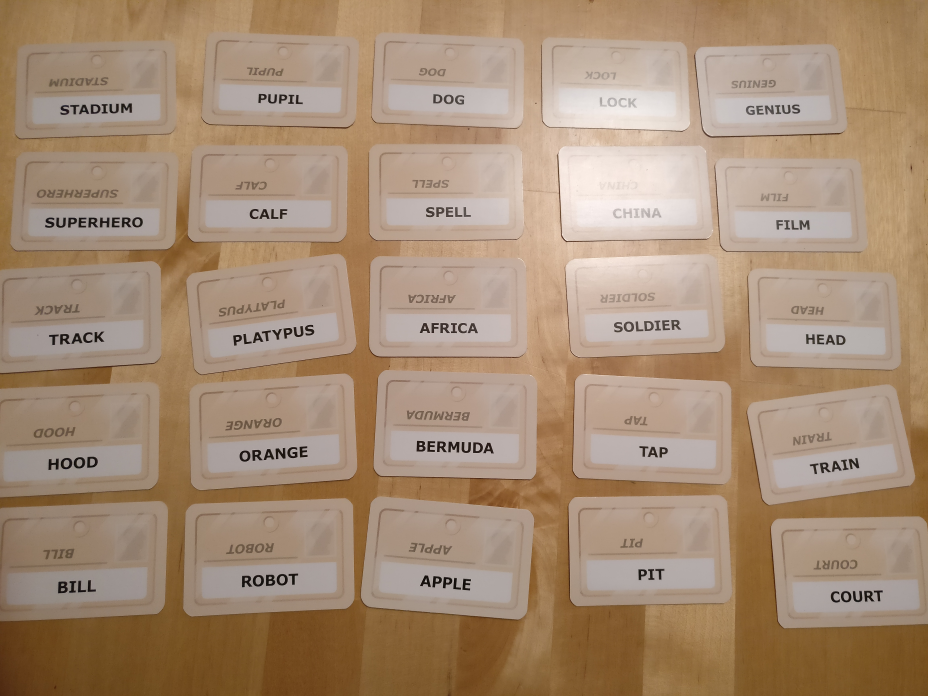
#> input picture examples/board/example1.jpg, 4640 x 3480 px (shown at 1/5 size); its folder holds only this picture in this run
$ python bench.py
#> lines starting #> are read from the running program, lines starting #| are printed output that depends on the picture; after the words box and inside, x2 and y2 are one past the last pixel; in counts of white or black regions, pixels touching at a corner belong together
### boardRecognizer.py
from __future__ import print_function
import os, sys, time
from PIL import Image, ImageFilter, ImageEnhance
import tesserocr


def resize(im, max_width, max_height):
  im = im.resize((max_width, max_height), Image.LANCZOS)
  return im


def find_edges(im):
  im_edges = im.filter(ImageFilter.FIND_EDGES)
  im_edges = im_edges.filter(ImageFilter.GaussianBlur)
  im_edges = im_edges.filter(ImageFilter.GaussianBlur)
  im_edges = im_edges.filter(ImageFilter.GaussianBlur)
  im_edges = im_edges.filter(ImageFilter.GaussianBlur)
  im_edges = im_edges.filter(ImageFilter.GaussianBlur)
  im_edges = im_edges.convert('L')
  return im_edges.point(lambda x: 0 if x <= 10 else 255, '1')


def bfs_segmentation(im_edges, minimumArea):
  # im_edges.show()
  # Do DFS from each white pixel to find regions of white pixels
  width, height = im_edges.size
  visited = [[False] * height for _ in range(width)]

  DX = [1, 0, -1, 0]
  DY = [0, 1, 0, -1]
  data = im_edges.getdata(0)
  for x in range(width):
    for y in range(height):
      if visited[x][y]:
        continue
      if data[y * width + x] == 0:
        continue
      q = [(x, y)]
      minX = x
      maxX = x
      minY = y
      maxY = y
      visited[x][y] = True
      while len(q) > 0:
        cx, cy = q.pop()
        for i in range(4):
          nx = cx + DX[i]
          ny = cy + DY[i]
          if nx < 0 or ny < 0 or nx >= width or ny >= height:
            continue
          if data[ny * width + nx] == 0:
            continue
          if visited[nx][ny]:
            continue
          visited[nx][ny] = True
          minX = min(minX, nx)
          maxX = max(maxX, nx)
          minY = min(minY, ny)
          maxY = max(maxY, ny)
          q.append((nx, ny))
      regionWidth = maxX - minX
      regionHeight = maxY - minY
      area = (regionWidth+1)*(regionHeight+1)
      if area < minimumArea:
        continue
      box = (minX, minY, maxX, maxY)
      box = clamp_aabb(expand_aabb(box, 3), width, height)
      yield box


# [9 lines left out: function ocr, not called in this run]


def bounding_box_area(box):
  return (box[2] - box[0]) * (box[3] - box[1])


def scale_aabb(box, scale):
  """ Scales the size of the bounding box around its center """
  xmin, ymin, xmax, ymax = box
  dx = (xmax - xmin) * (scale - 1) * 0.5
  dy = (ymax - ymin) * (scale - 1) * 0.5
  return (xmin - dx, ymin - dy, xmax + dx, ymax + dy)


def expand_aabb(box, expansion):
  """ Expands the bounding box by 'expansion' units in all directions """
  xmin, ymin, xmax, ymax = box
  dx = expansion
  dy = expansion
  return (xmin - dx, ymin - dy, xmax + dx, ymax + dy)


def clamp_aabb(box, width, height):
  return (
      max(min(box[0], width), 0),
      max(min(box[1], height), 0),
      max(min(box[2], width), 0),
      max(min(box[3], height), 0)
  )


def aabb_overlap(box1, box2):
  xmin1, ymin1, xmax1, ymax1 = box1
  xmin2, ymin2, xmax2, ymax2 = box2
  return not (xmin1 > xmax2 or ymin1 > ymax2 or xmax1 < xmin2 or ymax1 < ymin2)


def filter_outer_boxes(boxes):
  """ Removes bounding boxes that significantly overlap other smaller bounding boxes """
  boxes.sort(key=lambda box: bounding_box_area(box))
  result = []
  for box in boxes:
    if all(not(aabb_overlap(scale_aabb(box, 0.8), scale_aabb(b, 0.8))) for b in result):
      result.append(box)
  return result


# [71 lines left out: function fit_grid_to_words, not called in this run]


def find_words(imagePath):
#> called with imagePath = 'examples/board/example1.jpg'
  wordList = [line.strip() for line in open('wordlist.txt')]
#> (reads wordlist.txt from the repository)

  im = Image.open(imagePath)
#> im is the input picture: PIL image 4640x3480 RGB; mean R, G, B 166.9, 141.6, 117.6
  im = resize(im, 2500, 1500)
#> in resize, `im = im.resize((max_width, max_height), Image.LANCZOS)`:
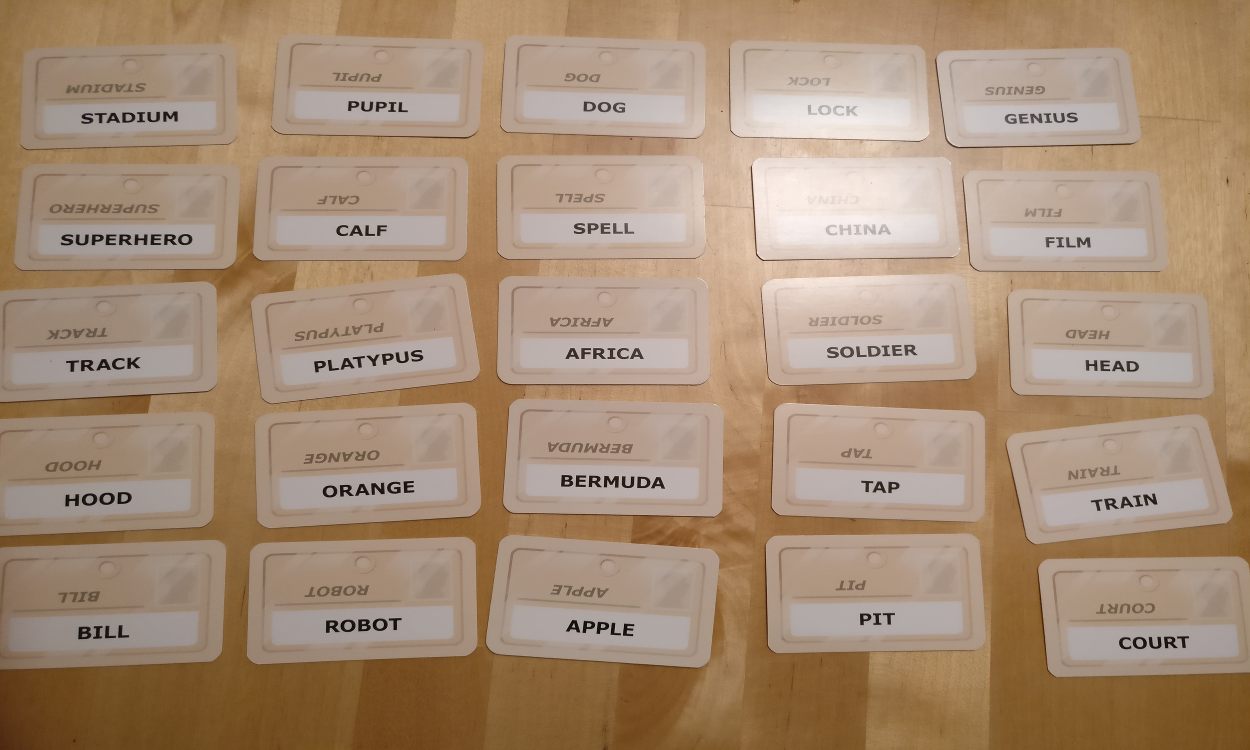
#> im: PIL image 2500x1500 RGB (shown at 1/2 size); mean R, G, B 166.9, 141.6, 117.6
  width, height = im.size
#> width = 2500; height = 1500

  rgb_im = im.convert("RGB")
  totalArea = width * height
#> totalArea = 3750000

  im_edges = find_edges(im)
#> in find_edges, `im_edges = im.filter(ImageFilter.FIND_EDGES)`:
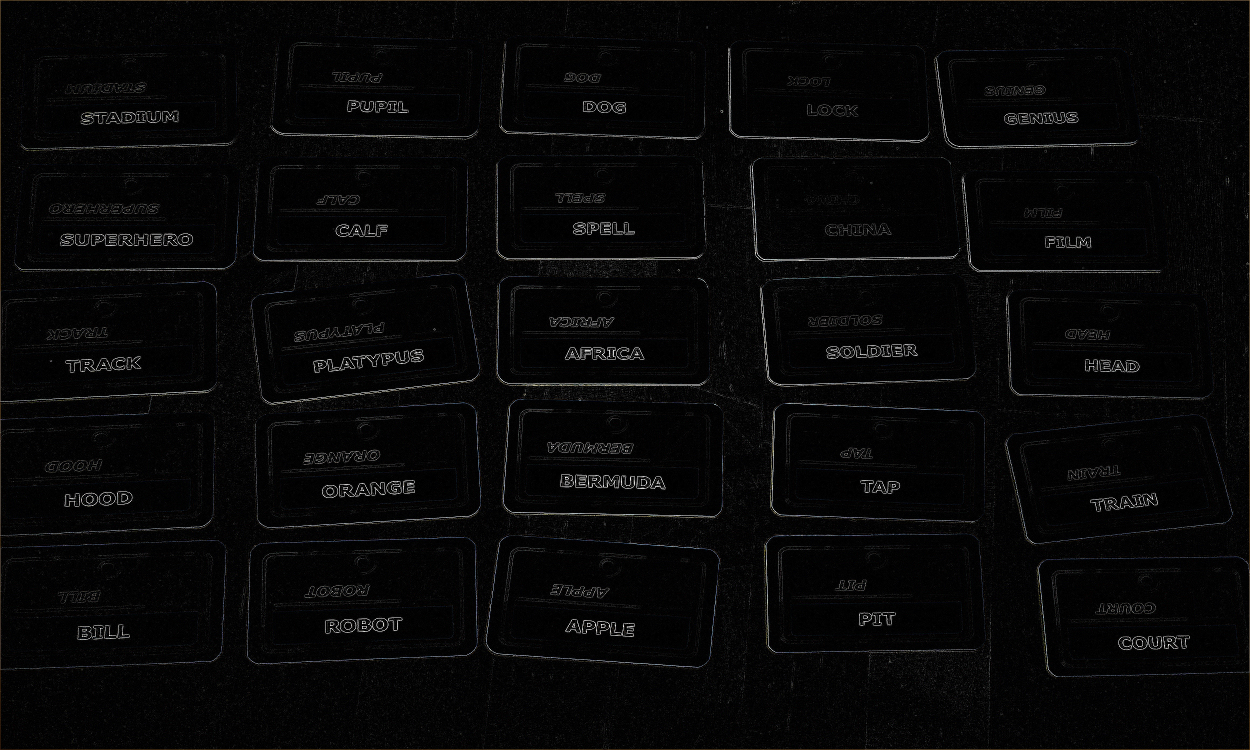
#> im_edges: PIL image 2500x1500 RGB (shown at 1/2 size); mean R, G, B 7.3, 7.2, 7.3
#> in find_edges, `return im_edges.point(lambda x: 0 if x <= 10 else 255, '1')`:
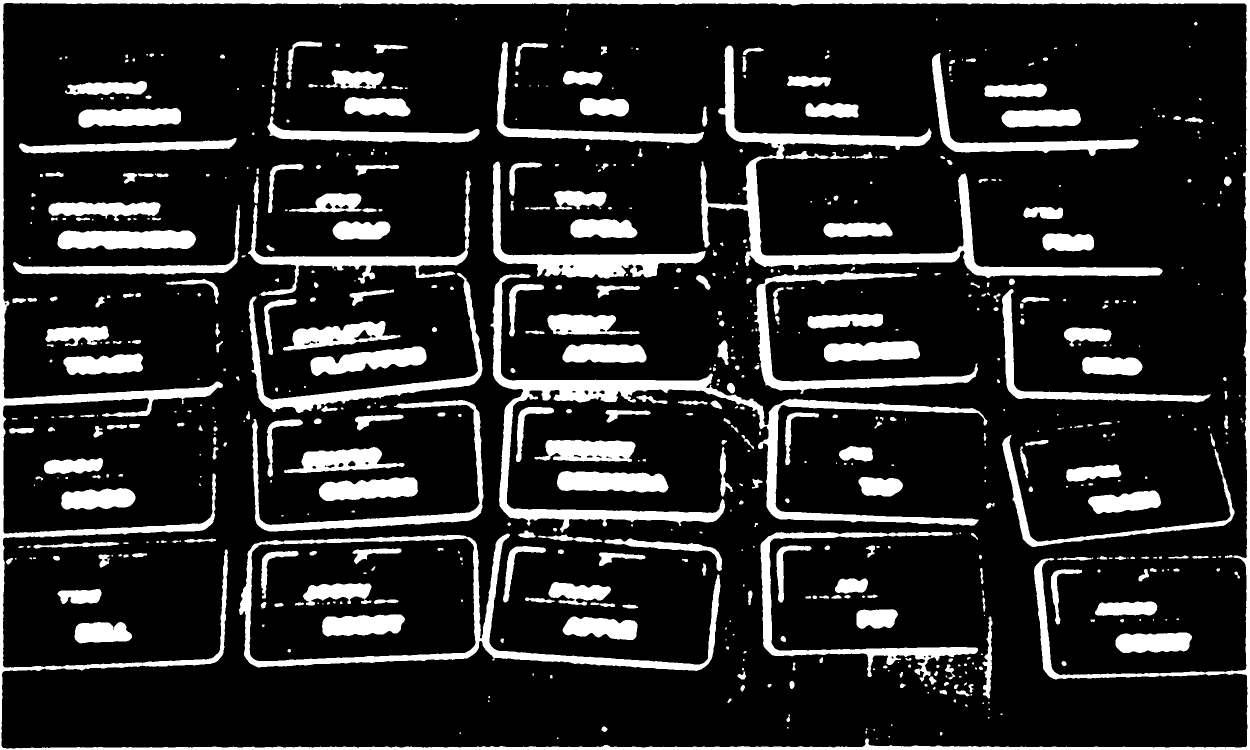
#> returned value: PIL image 2500x1500 1 (shown at 1/2 size); 16% white; 671 white regions (226 under 20 px), largest, box (x1, y1, x2, y2) and area: (0, 0, 2500, 1500) 82213, (981, 547, 1975, 1065) 44340, (1401, 91, 2325, 556) 36546

  minimumPartOfImage = 0.0005
  minimumArea = totalArea * minimumPartOfImage
#> minimumArea = 1875
  boxes = list(bfs_segmentation(im_edges, minimumArea))
#> boxes = 90 items, first 6: (0, 0, 2500, 1500), (23, 407, 482, 551), (35, 273, 475, 309), (64, 1081, 240, 1099), (85, 913, 208, 950), (88, 649, 220, 694)
  boxes = filter_outer_boxes(boxes)
#> the loop in filter_outer_boxes, `for box in boxes:` made 90 passes
#> box on passes 1, 10, 11, 12, 13, 14, 15, 16, 17, 18, 19, 20: (2044, 411, 2128, 440), (112, 1175, 205, 1210), (1436, 891, 1468, 995), (696, 576, 790, 614), (1027, 83, 1098, 135), (702, 1094, 805, 1130), (707, 826, 809, 863), (1608, 203, 1719, 238), (1710, 1215, 1798, 1260), (1714, 951, 1808, 995), (1962, 1230, 1987, 1399), (1966, 164, 2096, 197)
#> box on passes 2 to 7: (1667, 1154, 1738, 1189), (1571, 149, 1664, 176), (1675, 889, 1748, 925), (1190, 568, 1282, 598), (1208, 817, 1303, 847), (1123, 139, 1207, 173)

  rgb_im = ImageEnhance.Contrast(rgb_im).enhance(1.4)
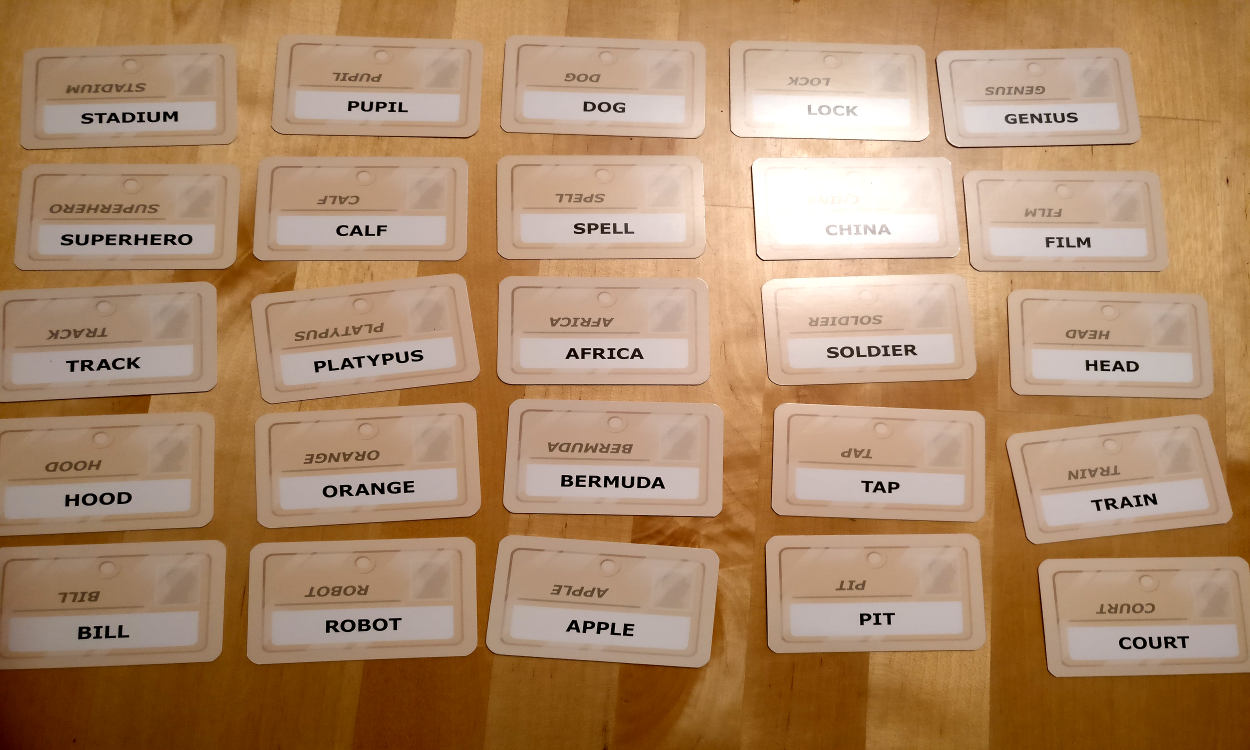
#> rgb_im: PIL image 2500x1500 RGB (shown at 1/2 size); mean R, G, B 174.4, 139.4, 106.9
#> (the run stopped early here; a loop or call above may not have finished)
